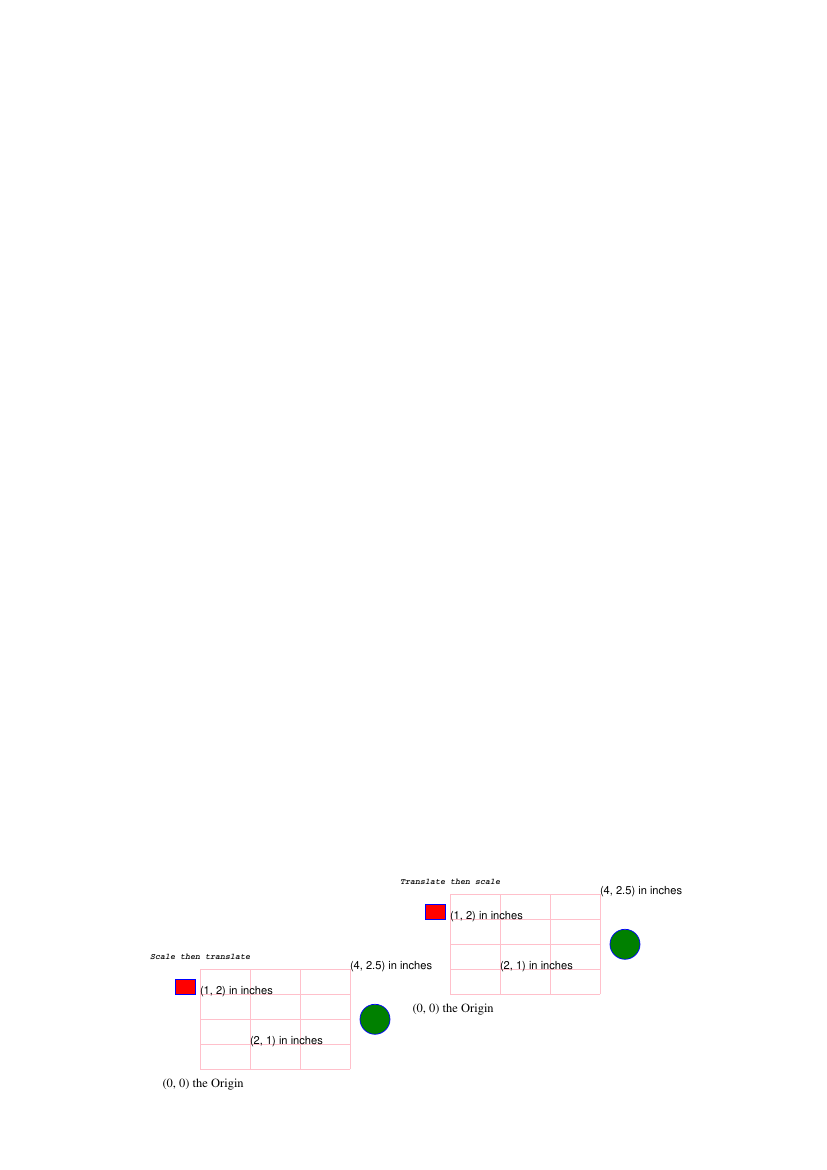

Recreate this plot in Python.
from reportlab.pdfgen.canvas import Canvas
from reportlab.lib.units import inch
from reportlab.lib.colors import pink, red, green, blue, black


def scaletranslate(canvas):
    canvas.setFont("Courier-BoldOblique", 12)

    # save the state
    canvas.saveState()

    # scale then translate
    canvas.scale(0.5, 0.5)
    canvas.translate(3*inch, 1.5*inch)
    canvas.drawString(0, 2.7*inch, "Scale then translate")
    coords(canvas)

    # forget the scale and translate
    canvas.restoreState()

    # translate then scale
    canvas.translate(4*inch, 1.5*inch)
    canvas.scale(0.5, 0.5)
    canvas.drawString(0, 2.7*inch, "Translate then scale")
    coords(canvas)


def coords(c):
    c.setStrokeColor(pink)
    c.grid(xlist=[1*inch, 2*inch, 3*inch, 4*inch],
           ylist=[0.5*inch, 1*inch, 1.5*inch, 2*inch, 2.5*inch])
    c.setStrokeColor(blue)
    c.setFont(psfontname="Times-Roman", size=18)
    c.drawString(18, 10, text="(0, 0) the Origin")
    c.setFont(psfontname="Helvetica", size=16)
    c.drawString(2*inch, 1*inch, text="(2, 1) in inches")
    c.drawString(4*inch, 2.5*inch, text="(4, 2.5) in inches")

    c.setFillColor(red)
    c.rect(0.5*inch, 2*inch, 0.4*inch, 0.3*inch, fill=1)

    c.setFillColor(black)
    c.drawString(1*inch, 2*inch, text="(1, 2) in inches")

    c.setFillColor(green)
    c.circle(4.5*inch, 1.5*inch, 0.3*inch, fill=1)


if __name__ == '__main__':
    pdf = Canvas(filename="scaletranslate.pdf")
    scaletranslate(pdf)
    pdf.showPage()
    pdf.save()
